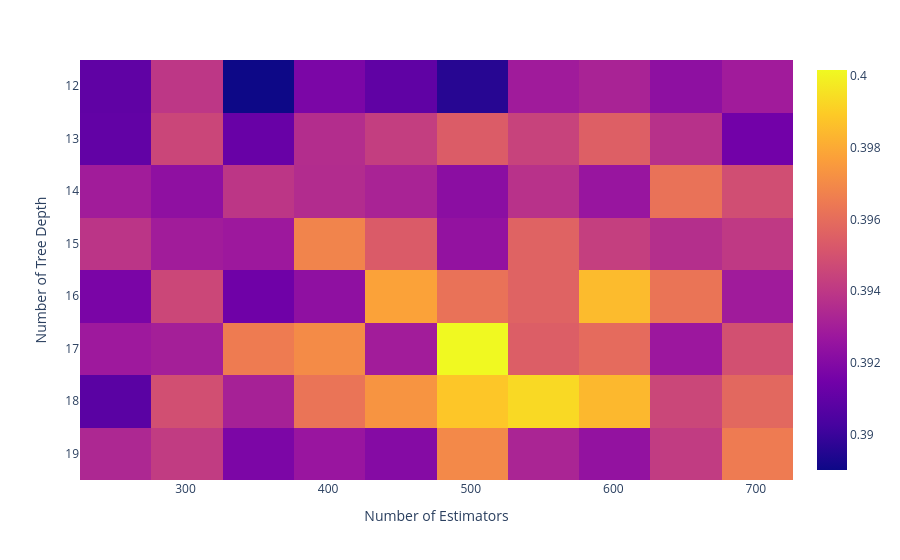

The code cell stored with this chart in its notebook:
### Markdown cell above
Refined Grid Search

### Code cell
grid = {'max_depth' : np.arange(12,20,1),'n_estimators':np.arange(251,750,50)}
rfr2 = RandomForestRegressor(max_features = 1/3)
rfr2CV = GridSearchCV(rfr2,param_grid= grid,n_jobs=-1)
rfr2CV.fit(X_train,y_train)
print('Random Forest Regressor:')
print('    Optimal Parameters:', rfr2CV.best_params_ )
print('    Optimal Valid R2 =', rfr2CV.best_score_ )

Scores_mean = rfr2CV.cv_results_['mean_test_score']
Scores_mean = Scores_mean.reshape(len(grid['max_depth']),len(grid['n_estimators']))

fig = px.imshow(Scores_mean,labels=dict(x='Number of Estimators',y='Number of Tree Depth'),y=grid['max_depth'],x=grid['n_estimators'],aspect='auto')
fig.show()

### Figure 1 — Plotly figure (JSON) as saved in the notebook; plotly's stock layout.template omitted (floating-point values rounded to 4 significant figures)
{"data": [{"coloraxis": "coloraxis", "hovertemplate": "Number of Estimators: %{x}<br>Number of Tree Depth: %{y}<br>color: %{z}<extra></extra>", "name": "0", "type": "heatmap", "x": [251, 301, 351, 401, 451, 501, 551, 601, 651, 701], "xaxis": "x", "y": [12, 13, 14, 15, 16, 17, 18, 19], "yaxis": "y", "z": [[0.391, 0.394, 0.389, 0.3918, 0.391, 0.3896, 0.3929, 0.3932, 0.3923, 0.3929], [0.3911, 0.3945, 0.3912, 0.3936, 0.3943, 0.3954, 0.3944, 0.3955, 0.3937, 0.3915], [0.3929, 0.3924, 0.3939, 0.3935, 0.3932, 0.3922, 0.3938, 0.3926, 0.3962, 0.3948], [0.3939, 0.3929, 0.3928, 0.3968, 0.3954, 0.3925, 0.3956, 0.3943, 0.3936, 0.394], [0.3917, 0.3946, 0.3914, 0.3924, 0.3978, 0.3962, 0.3956, 0.3985, 0.3963, 0.3929], [0.3928, 0.393, 0.3965, 0.397, 0.3929, 0.4002, 0.3955, 0.396, 0.3928, 0.3949], [0.3908, 0.3949, 0.3931, 0.3963, 0.3973, 0.3988, 0.3993, 0.3984, 0.3946, 0.3958], [0.3934, 0.3942, 0.3918, 0.3926, 0.392, 0.397, 0.3933, 0.3925, 0.3941, 0.3965]]}], "layout": {"coloraxis": {"colorscale": [[0, "#0d0887"], [0.1111, "#46039f"], [0.2222, "#7201a8"], [0.3333, "#9c179e"], [0.4444, "#bd3786"], [0.5556, "#d8576b"], [0.6667, "#ed7953"], [0.7778, "#fb9f3a"], [0.8889, "#fdca26"], [1, "#f0f921"]]}, "margin": {"t": 60}, "xaxis": {"anchor": "y", "domain": [0, 1], "title": {"text": "Number of Estimators"}}, "yaxis": {"anchor": "x", "autorange": "reversed", "domain": [0, 1], "title": {"text": "Number of Tree Depth"}}}}
